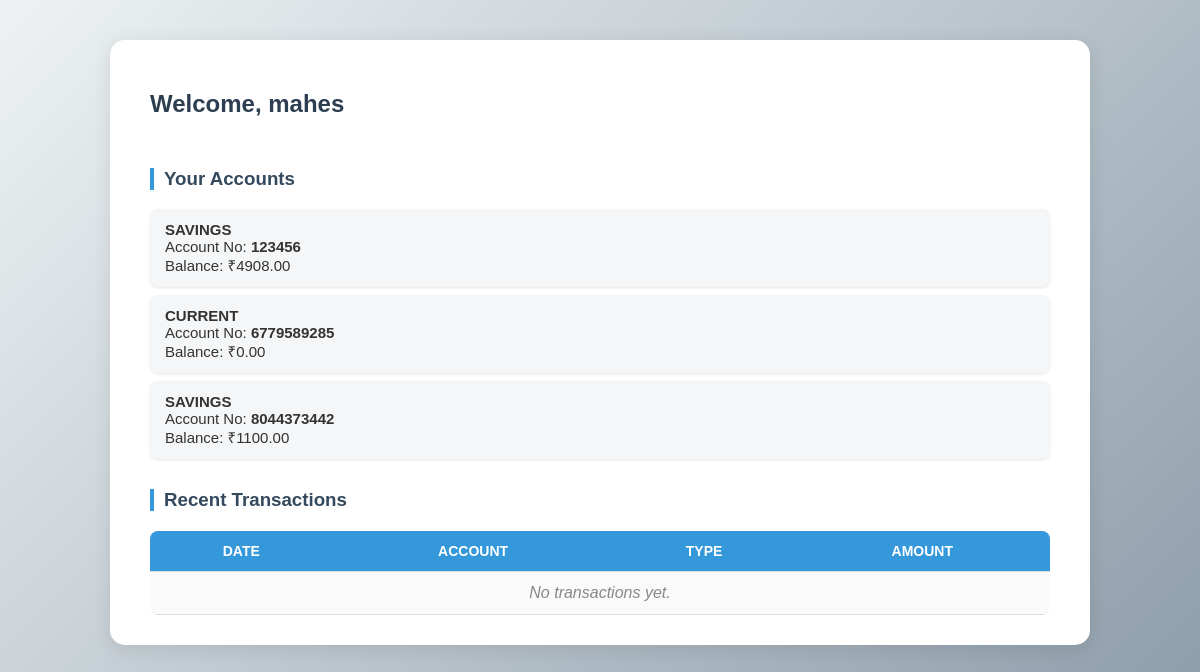
The page /dashboard/ (signed in) on the database its author committed.
### finc/models.py (models this page shows, shortened)
class Account(models.Model):
    user = models.ForeignKey(User, on_delete=models.CASCADE)
    account_number = models.CharField(
        max_length=20,
        unique=True,
        default=generate_account_number
    )
    ACCOUNT_TYPES = (
        ('SAVINGS', 'Savings Account'),
        ('CURRENT', 'Current Account'),
    )
    account_type = models.CharField(
        max_length=20,
        choices=ACCOUNT_TYPES,
        default='SAVINGS'   # default to avoid migration issues
    )
    balance = models.DecimalField(max_digits=12, decimal_places=2, default=0)
    created_at = models.DateTimeField(auto_now_add=True)

### finc/views.py (the view)
# urls.py: path("dashboard/",views.dashboard,name='dashboard'),
def dashboard(request):
    accounts = Account.objects.filter(user=request.user)
    transactions = Transaction.objects.filter(account__in=accounts).order_by('-timestamp')
    return render(request, 'dashboard.html', {'accounts': accounts, 'transactions': transactions})

### templates/dashboard.html (shortened to what this page needs)
<!DOCTYPE html>
<html lang="en">
<head>
</head>
<body>
  <div class="container">
    <div class="header">
      <h2>Welcome, {{ user.username }}</h2>
    </div>
    <h3>Your Accounts</h3>
    <ul>
      {% for acc in accounts %}
        <li>
          <strong>{{ acc.account_type }}</strong><br>
          Account No: <b>{{ acc.account_number }}</b><br>
          Balance: ₹{{ acc.balance }}
        </li>
      {% empty %}
        <p class="no-data">No accounts found.</p>
      {% endfor %}
    </ul>
    <h3>Recent Transactions</h3>
    <table>
      <tr>
        <th>Date</th>
        <th>Account</th>
        <th>Type</th>
        <th>Amount</th>
      </tr>
      {% for t in transactions %}
      <tr>
        <td>{{ t.created_at|date:"Y-m-d H:i" }}</td>
        <td>{{ t.account.account_number }}</td>
        <td>{{ t.transaction_type }}</td>
        <td>₹{{ t.amount }}</td>
      </tr>
      {% empty %}
      <tr><td colspan="4" class="no-data">No transactions yet.</td></tr>
      {% endfor %}
    </table>
  </div>
</body>
</html>

### templates/dashboard.html (style rules this page uses)
body { font-family: "Poppins", sans-serif; background: linear-gradient(135deg, #eef2f3, #8e9eab); color: #333; margin: 0; padding: 0; }
.container { max-width: 900px; margin: 40px auto; background: #fff; padding: 30px 40px; border-radius: 15px; box-shadow: 0 4px 20px rgba(0, 0, 0, 0.1); }
h2 { text-align: center; color: #2c3e50; }
h3 { margin-top: 30px; color: #34495e; border-left: 4px solid #3498db; padding-left: 10px; }
ul { list-style-type: none; padding: 0; margin-top: 10px; }
ul li { background: #f4f6f8; margin-bottom: 8px; padding: 12px 15px; border-radius: 8px; font-size: 15px; box-shadow: 0 1px 3px rgba(0,0,0,0.1); }
table { width: 100%; border-collapse: collapse; margin-top: 20px; background-color: #fafafa; border-radius: 8px; overflow: hidden; }
th, td { text-align: center; padding: 12px; border-bottom: 1px solid #ddd; }
th { background-color: #3498db; color: white; text-transform: uppercase; font-size: 14px; }
.no-data { text-align: center; color: #888; font-style: italic; }
.header { display: flex; justify-content: space-between; align-items: center; }

### rows shown on the page
Account: account_type "SAVINGS", account_number "123456", balance "4908.00"
Account: account_type "CURRENT", account_number "6779589285", balance "0.00"
Account: account_type "SAVINGS", account_number "8044373442", balance "1100.00"

### other values the page prints
{{ user.username }} "mahes"
